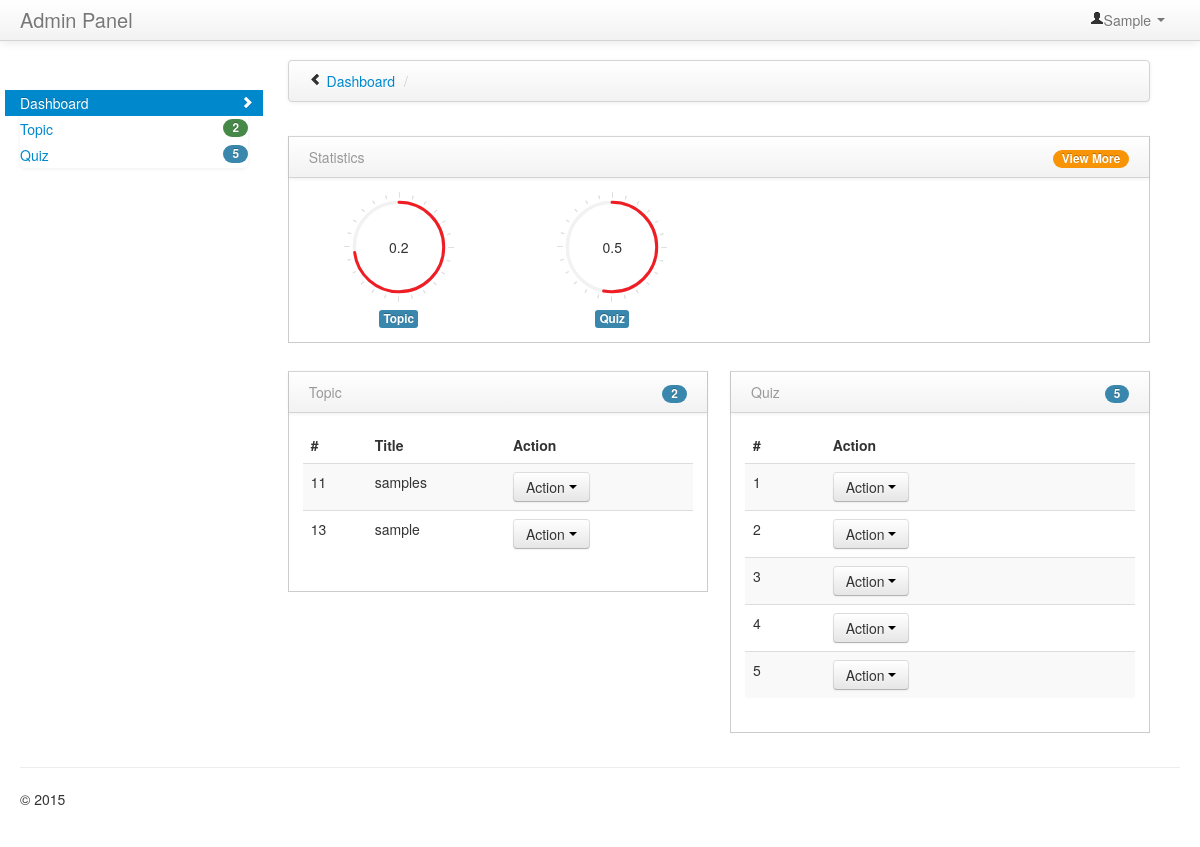
/teacher/home.php (signed in), run on the app's committed database.
### tables this page shows
CREATE TABLE IF NOT EXISTS `tbl_topic` (
  `topic_Id` int(11) NOT NULL AUTO_INCREMENT,
  `title` varchar(255) DEFAULT NULL,
  `content` text,
  `datetime_posted` timestamp NULL DEFAULT NULL,
  `cat_Id` int(11) DEFAULT NULL,
  PRIMARY KEY (`topic_Id`)
);

CREATE TABLE IF NOT EXISTS `tbl_quiz` (
  `quiz_Id` int(11) NOT NULL AUTO_INCREMENT,
  `question_name` text,
  `answer1` varchar(255) DEFAULT '',
  `answer2` varchar(255) DEFAULT NULL,
  `answe3` varchar(255) DEFAULT NULL,
  `answer4` varchar(255) DEFAULT NULL,
  `answer` varchar(255) DEFAULT NULL,
  PRIMARY KEY (`quiz_Id`)
);

### teacher/home.php (the view, shortened to what this page needs)
<?php
$uname=$_SESSION['uname'];
?>
<!DOCTYPE html>
<html class="no-js">
    <head>
        <link href="../bootstrap/css/bootstrap.min.css" rel="stylesheet" media="screen">
        <link href="../bootstrap/css/bootstrap-responsive.min.css" rel="stylesheet" media="screen">
        <link href="../vendors/easypiechart/jquery.easy-pie-chart.css" rel="stylesheet" media="screen">
        <link href="../assets/styles.css" rel="stylesheet" media="screen">
    </head>
    <body>
        <div class="navbar navbar-fixed-top">
            <div class="navbar-inner">
                <div class="container-fluid">
                    <a class="brand" href="#">Admin Panel</a>
                    <div class="nav-collapse collapse">
                        <ul class="nav pull-right">
                            <li class="dropdown">
                                <a href="#" role="button" class="dropdown-toggle" data-toggle="dropdown"> <i class="icon-user"></i><?php echo ucfirst($uname);?> <i class="caret"></i>
                                </a>
                            </li>
                        </ul>
                    </div>
                </div>
            </div>
        </div>
        <div class="container-fluid">
            <div class="row-fluid">
                <div class="span3" id="sidebar">
                    <ul class="nav nav-list bs-docs-sidenav nav-collapse collapse">
                        <li class="active">
                            <a href="home.php"><i class="icon-chevron-right"></i> Dashboard</a>
                        </li>
                        <li>
                        <?php
                                    $result=mysql_query("SELECT count(*) as total from tbl_topic");
                                    $data=mysql_fetch_assoc($result);
                                    $percent = $data['total'];
                                    ?>
                            <a href="topic/index.php"><span class="badge badge-success pull-right"><?php echo $percent;?></span> Topic</a>
                        </li>
                        <li>
                        <?php
                                    $result=mysql_query("SELECT count(*) as total from tbl_quiz");
                                    $data=mysql_fetch_assoc($result);
                                    $percent = $data['total'];
                                    ?>
                            <a href="quiz/index.php"><span class="badge badge-info pull-right"><?php echo $percent;?></span> Quiz</a>
                        </li>
                    </ul>
                </div>
                <div class="span9" id="content">
                    <div class="row-fluid">
                        	<div class="navbar">
                            	<div class="navbar-inner">
	                                <ul class="breadcrumb">
	                                    <i class="icon-chevron-left hide-sidebar"><a href='#' title="Hide Sidebar" rel='tooltip'>&nbsp;</a></i>
	                                    <li>
	                                        <a href="#">Dashboard</a> <span class="divider">/</span>
	                                    </li>
	                                </ul>
                            	</div>
                        	</div>
                    	</div>
                    <div class="row-fluid">
                        <div class="block">
                            <div class="navbar navbar-inner block-header">
                                <div class="muted pull-left">Statistics</div>
                                <div class="pull-right"><span class="badge badge-warning">View More</span>
                                </div>
                            </div>
                            <div class="block-content collapse in">
                             <?php
                                    $result=mysql_query("SELECT count(*) as total from tbl_topic");
                                    $data=mysql_fetch_assoc($result);
                                    $percent = $data['total'] * 0.1;
                                    ?>
                                <div class="span3">
                                    <div class="chart" data-percent="73"><?php echo $percent;?></div>
                                    <div class="chart-bottom-heading"><span class="label label-info">Topic</span>
                                    </div>
                                </div>
                                <div class="span3">
                                 <?php
                                    $result=mysql_query("SELECT count(*) as total from tbl_quiz");
                                    $data=mysql_fetch_assoc($result);
                                    $percent = $data['total'] * 0.1;
                                    ?>
                                    <div class="chart" data-percent="53"><?php echo $percent;?></div>
                                    <div class="chart-bottom-heading"><span class="label label-info">Quiz</span>
                                    </div>
                                </div>
                            </div>
                        </div>
                    </div>
                    <div class="row-fluid">
                        <div class="span6">
                            <div class="block">
                                <div class="navbar navbar-inner block-header">
                                 <?php
                                    $result=mysql_query("SELECT count(*) as total from tbl_topic");
                                    $data=mysql_fetch_assoc($result);
                                    $percent = $data['total'];
                                    ?>
                                    <div class="muted pull-left">Topic</div>
                                    <div class="pull-right"><span class="badge badge-info"><?php echo $percent;?></span>
                                    </div>
                                </div>
                                <div class="block-content collapse in">
                                    <table class="table table-striped">
                                      <thead>
                                        <tr>
                                            <th>#</th>
                                            <th>Title</th>
                                            <th>Action</th>
                                        </tr>
                                    </thead>
                                    <tbody>
                                        <?php
                                        $sql = "SELECT * FROM `tbl_topic` ";
                                        $run = mysql_query($sql);
                                        while($row=mysql_fetch_array($run)){
                                            echo '<tr class="odd gradeX" id="rec">';
                                            echo "<td>".$row['topic_Id']."</td>";
                                            echo "<td>".$row['title']."</td>";
                                             echo "<td>".
                                            '<div class="btn-group">
                                            <button type="button" class="btn btn-default btn-xs dropdown-toggle" data-toggle="dropdown" data-hover="dropdown" data-delay="500" data-close-others="false">
                                                Action
                                            <span class="caret"></span>
                                            </button>
                                            <ul class="dropdown-menu pull-right" role="menu">
                                            <li><a href="topic/index.php"><span class="glyphicon glyphicon-edit"></span> View</a></li>
                                            </ul>
                                            </div>'
                                                    ."</td>";
                                            echo "</tr>";
                                        }
                                        ?>
                                    </tbody>
                                    </table>
                                </div>
                            </div>
                        </div>
                        <div class="span6">
                            <div class="block">
                              <?php
                                    $result=mysql_query("SELECT count(*) as total from tbl_quiz");
                                    $data=mysql_fetch_assoc($result);
                                    $percent = $data['total'];
                                    ?>
                                <div class="navbar navbar-inner block-header">
                                    <div class="muted pull-left">Quiz</div>
                                    <div class="pull-right"><span class="badge badge-info"> <?php echo $percent;?></span>
                                    </div>
                                </div>
                                <div class="block-content collapse in">
                                    <table class="table table-striped">
                                        <thead>
                                        <tr>
                                            <th>#</th>
                                            <th>Action</th>
                                        </tr>
                                    </thead>
                                    <tbody>
                                        <?php
                                        $sql = "SELECT * FROM `tbl_quiz` ";
                                        $run = mysql_query($sql);
                                        while($row=mysql_fetch_array($run)){
                                            echo '<tr class="odd gradeX" id="rec">';?>
                                           <?php
                                            echo "<td>".$row['quiz_Id']."</td>";
                                             echo "<td>".
                                            '<div class="btn-group">
                                            <button type="button" class="btn btn-default btn-xs dropdown-toggle" data-toggle="dropdown" data-hover="dropdown" data-delay="500" data-close-others="false">
                                                Action
                                            <span class="caret"></span>
                                            </button>
                                            <ul class="dropdown-menu pull-right" role="menu">
                                            <li><a href="quiz/index.php"><span class="glyphicon glyphicon-edit"></span> View</a></li>
                                            </ul>
                                            </div>'
                                                    ."</td>";
                                            echo "</tr>";
                                        }
                                        ?>
                                    </tbody>
                                    </table>
                                </div>
                            </div>
                        </div>
                    </div>
                </div>
            </div>
            <hr>
            <footer>
                <p>&copy; 2015</p>
            </footer>
        </div>
        <script>
        $(function() {
            // Easy pie charts
            $('.chart').easyPieChart({animate: 1000});
        });
        </script>
    </body>
</html>

### assets/styles.css (style rules this page uses)
body { padding-top: 0; padding-bottom: 40px; }
@media (min-width: 979px) { body { padding-top: 60px; } }
#content { margin-left:0px; }
.hide-sidebar, .show-sidebar { cursor: pointer; }
.breadcrumb { margin: 0 0 0px; padding: 10px 0px; background-color: transparent; }
.block { border: 1px solid #ccc; background: white; margin: 1em 0em; border-top: none; }
.block-content { margin: 1em; min-height: .25em; }
.block-header { margin-bottom: 0px; border-right: none; border-left: none; -webkit-border-radius: 0px; -moz-border-radius: 0px; border-radius: 0px; }
.block-header div { padding-top: 10px; }
.easyPieChart { margin: 0px auto; }
.chart-bottom-heading { margin-top: 5px; text-align: center; }
.bs-docs-sidenav { max-width: 228px; margin: 30px 0 0; padding: 0; background-color: #fff; -webkit-border-radius: 6px; -moz-border-radius: 6px; border-radius: 6px; -webkit-box-shadow: 0 1px 4px rgba(0,0,0,.065); -moz-box-shadow: 0 1px 4px rgba(0,0,0,.065); box-shadow: 0 1px 4px rgba(0,0,0,.065); }
.bs-docs-sidenav .icon-chevron-right { float: right; margin-top: 2px; margin-right: -6px; opacity: .25; }
.bs-docs-sidenav .active .icon-chevron-right, .bs-docs-sidenav .active a:hover .icon-chevron-right { opacity: 1; }

### data on the page
tbl_topic: topic_Id "11", title "samples"
tbl_topic: topic_Id "13", title "sample"
tbl_quiz: quiz_Id "1"
tbl_quiz: quiz_Id "2"
tbl_quiz: quiz_Id "3"
tbl_quiz: quiz_Id "4"
tbl_quiz: quiz_Id "5"

### other printed values
$uname "Sample"
$percent "2"
$percent "5"
$percent "0.2"
$percent "0.5"
